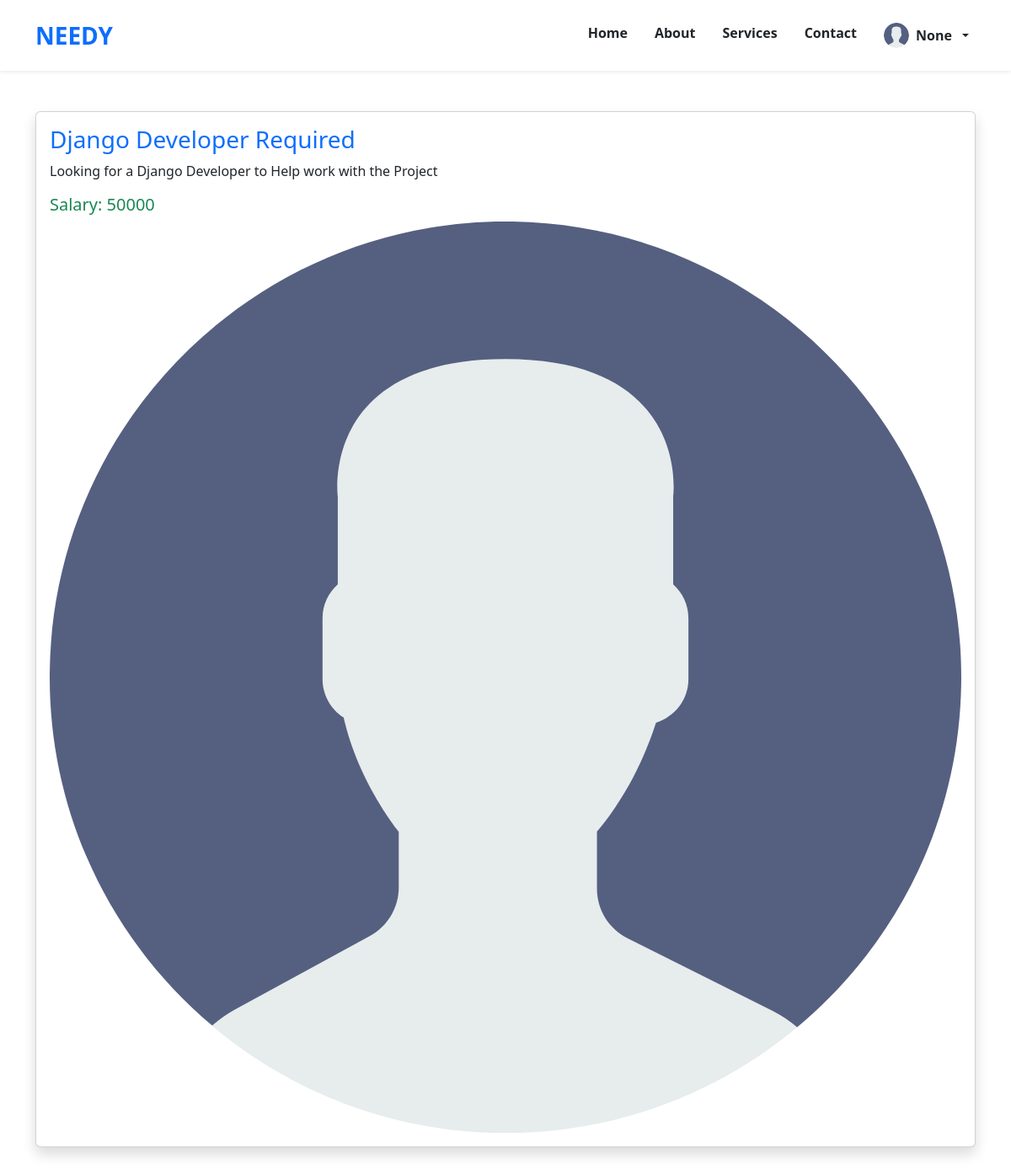
The page /posting/1/ (signed in) on the database its author committed.
### lazarus/models.py (models this page shows)
class User(AbstractUser):
    headline = models.CharField(max_length=255, blank=True)
    name = models.CharField(max_length=200,null=True)
    email = models.EmailField(unique=True, null=True)
    bio = models.TextField(null=True)
    avatar = models.ImageField(null=True,default='avatar.svg')
    skills = models.ManyToManyField('Skill', null=True)
    groups = models.ManyToManyField(
        'auth.Group',
        related_name='custom_user_set',
        blank=True
    )
    user_permissions = models.ManyToManyField(
        'auth.Permission',
        related_name='custom_user_permissions_set',
        blank=True
    )

class JobPosting(models.Model):
    title = models.TextField(max_length=200,null=True)
    created = models.DateTimeField(auto_now_add=True)
    company = models.CharField(max_length=100,null= True)
    jobtype = models.CharField(max_length=100,null=True)
    salary = models.IntegerField(null=True)
    location = models.CharField(max_length=200,null=True)
    required_skills = models.ManyToManyField(Skill, blank=True)
    description = models.TextField(max_length=3000,null=True)
    appliedusers = models.ManyToManyField(User,null=True)

### lazarus/views.py (the view)
# urls.py: path('posting/<str:pk>/',views.JobView,name='Jobview'),
@login_required(login_url='login')
def JobView(request, pk):
    ViewedJob = JobPosting.objects.get(id=pk)
    return render(request, template_name='lazarus/Jobview.html', context={'ViewedJob': ViewedJob})

### lazarus/templates/lazarus/Jobview.html
{% extends 'index.html' %}
{% block content %}
<div class="container my-5">
  <div class="card shadow">
    <div class="card-body">
      <h3 class="card-title text-primary">{{ ViewedJob.title }}</h3>
      <p class="card-text">{{ ViewedJob.description }}</p>
      <h5 class="text-success">Salary: {{ ViewedJob.salary }}</h5>
<img src="{{ request.user.avatar.url }}"/>
    </div>
  </div>
</div>
{% endblock %}

### templates/index.html (shortened to what this page needs)
<!DOCTYPE html>
<html lang="en">
<head>
  <link
    href="https://cdn.jsdelivr.net/npm/bootstrap@5.3.3/dist/css/bootstrap.min.css"
    rel="stylesheet"
  />
</head>
<body>
  <nav class="navbar navbar-expand-lg navbar-light bg-white shadow-sm py-3">
    <div class="container">
      <a class="navbar-brand fw-bold text-primary fs-3" href="{% url 'homeview' %}">NEEDY</a>
      <div class="collapse navbar-collapse" id="navbarNav">
        <ul class="navbar-nav ms-auto gap-3">
          <li class="nav-item">
            <a class="nav-link active fw-semibold text-dark" aria-current="page" href="#">Home</a>
          </li>
          <li class="nav-item">
            <a class="nav-link fw-semibold text-dark" href="#">About</a>
          </li>
          <li class="nav-item">
            <a class="nav-link fw-semibold text-dark" href="#">Services</a>
          </li>
          <li class="nav-item">
            <a class="nav-link fw-semibold text-dark" href="#">Contact</a>
          </li>
          {% if request.user.is_authenticated %}
          <li class="nav-item dropdown">
            <a class="nav-link dropdown-toggle d-flex align-items-center gap-2 fw-semibold text-dark"
               href="#" id="navbarDropdown" role="button" data-bs-toggle="dropdown" aria-expanded="false">
              <img src="{{ request.user.avatar.url }}"
                   alt="Avatar"
                   class="rounded-circle"
                   width="30"
                   height="30" />
              {{ request.user.first_name|default:request.user.name }}
            </a>
          </li>
          {% endif %}
        </ul>
      </div>
    </div>
  </nav>
  {% block content %}
  {% endblock %}
</body>
</html>

### rows shown on the page
User: user.avatar (placeholder picture), user.first_name "None"
JobPosting: title "Django Developer Required", description "Looking for a Django Developer to Help work with the Project", salary "50000"
